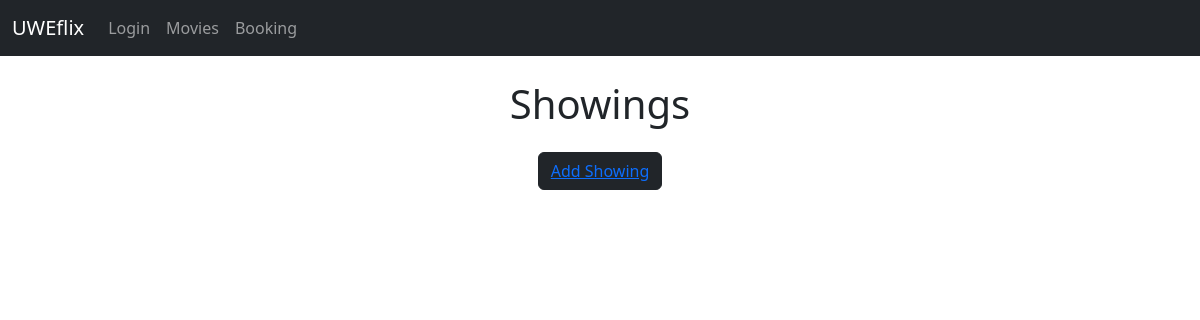
The page /showing on the database as committed earlier.
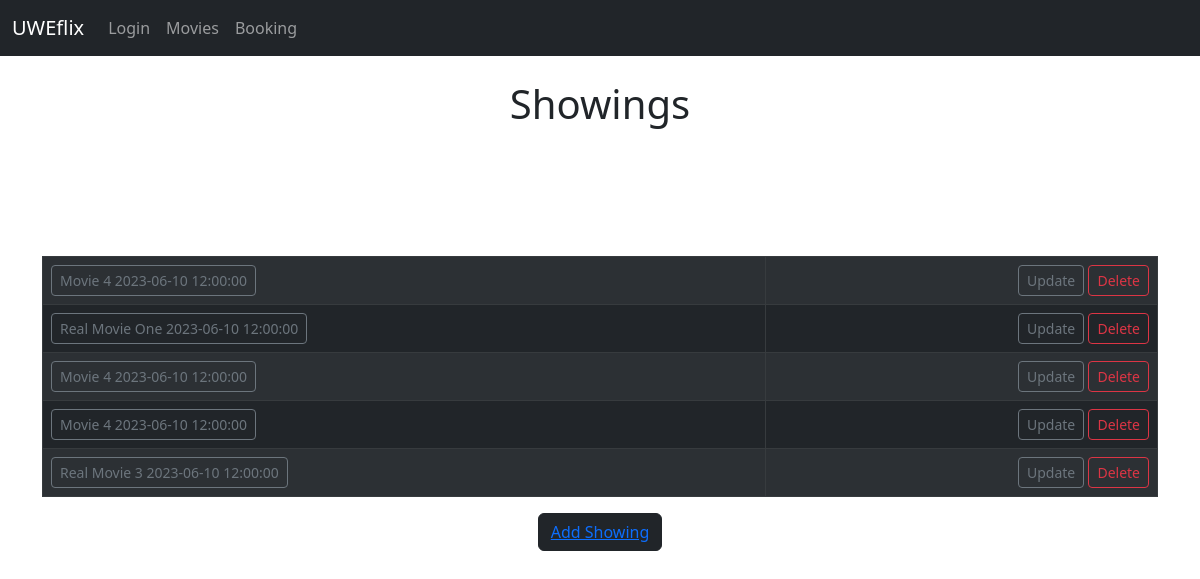
The same page on the database as committed later.
### UWEflix_Website/models.py (models this page shows, shortened)
class Showing(models.Model):
    movie = models.ForeignKey(Movie, blank=True, null=True, on_delete=models.CASCADE)
    date_showing = models.DateField('Movie Showing Date')
    time_showing = models.TimeField('Movie Showing Time')
    screen = models.ForeignKey(Screen, blank=True, null=True,
                               on_delete=models.CASCADE)
    seats = models.PositiveIntegerField()
    def __str__(self):
        return str(self.movie) + ' ' + str(self.date_showing) + ' ' + str(self.time_showing)

class Movie(models.Model):
    movie_name = models.CharField(max_length = 200)
    movie_image = models.ImageField(null = True, blank=True, upload_to="images/")
    description = models.CharField(max_length = 500)
    rating= models.CharField(max_length = 3)
    def __str__(self):
        return self.movie_name

### UWEflix_Website/views.py (the view)
# urls.py: path('showing', views.showing, name='showing'),
def showing(request):
    showing_list = Showing.objects.all()
    return render(request, 'showing.html', {'showing_list': showing_list})

### UWEflix_Website/templates/showing.html (shortened to what this page needs)
{% extends 'base.html' %}
{% block content %}
<center>
 <h1>Showings</h1>
<table class="table table-dark table-striped table-hover table-bordered">
    {% for movie in showing_list %}
        <tr>
            <td>
                <a href ="{% url 'show-showing' movie.id %}" class="btn btn-outline-secondary btn-sm"> {{ movie }} </a>
                <td align="right">
                    <a href="{% url 'update-showing' movie.id %}" class="btn btn-outline-secondary btn-sm"> Update</a>
                    <a href="{% url 'delete-showing' movie.id %}" class="btn btn-outline-danger btn-sm"> Delete</a>
                </td>
            </td>
        </tr>
    {% endfor %}
</table>
<button type="button" class="btn btn-dark"><a href = "{% url 'add-showing' %}"> Add Showing </a></button>
{% endblock %}

Rows that differ between the two databases and show on the page:
added Showing: movie+date_showing+time_showing "Movie 4 2023-06-10 12:00:00"
added Showing: movie+date_showing+time_showing "Real Movie One 2023-06-10 12:00:00"
added Showing: movie+date_showing+time_showing "Movie 4 2023-06-10 12:00:00"
added Showing: movie+date_showing+time_showing "Movie 4 2023-06-10 12:00:00"
added Showing: movie+date_showing+time_showing "Real Movie 3 2023-06-10 12:00:00"
